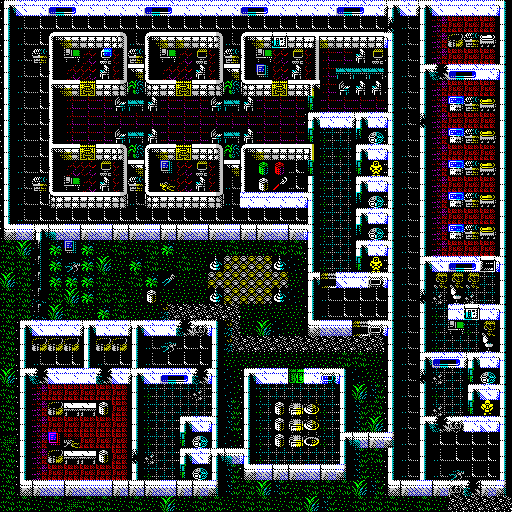

The image is a tile-based game level rendered from a .tmx file. Its description and complete source (layers, tilesets, objects, tile grids) follow:
An orthogonal 32x32 tile map with 16x16 px tiles, 1 tile layer (Tile Layer 1).

<map version="1.9" tiledversion="1.9.2" orientation="orthogonal" renderorder="right-down" width="32" height="32" tilewidth="16" tileheight="16" infinite="0" nextlayerid="4" nextobjectid="1">
 <tileset firstgid="1" source="tiles.tsx" />
 <layer id="1" name="Tile Layer 1" width="32" height="32">
  <data encoding="csv">
139,171,157,169,170,157,157,157,157,169,170,157,157,157,157,169,170,157,157,157,157,169,170,157,189,171,189,171,157,157,157,158,
174,54,55,55,55,55,55,55,55,55,55,55,55,55,55,55,55,55,55,55,55,55,55,55,141,54,143,75,59,59,59,172,
174,54,55,87,89,7,7,91,54,87,89,89,7,91,54,87,89,86,7,137,89,7,7,7,158,54,143,75,72,57,83,172,
174,54,57,103,20,9,5,107,57,103,20,9,21,107,57,103,20,4,21,107,23,24,68,21,143,54,143,75,59,59,59,172,
174,54,55,103,9,4,68,107,88,103,9,4,68,107,88,103,105,4,68,107,23,36,36,36,143,54,156,73,169,170,157,158,
174,54,55,90,89,3,7,123,25,120,7,3,7,123,25,120,7,3,7,121,23,52,68,68,143,54,143,75,59,59,59,172,
174,54,55,103,23,24,24,52,36,68,24,24,24,52,36,68,24,24,24,94,24,24,24,24,143,54,172,75,56,57,99,172,
174,54,55,103,23,24,24,24,24,24,24,24,24,24,24,24,24,24,24,139,157,157,189,157,158,54,141,75,59,59,59,172,
174,54,55,103,23,24,24,52,36,68,24,24,24,52,36,68,24,24,24,94,6,42,95,191,174,54,143,75,56,57,99,172,
174,54,55,90,89,3,7,91,25,87,89,3,7,91,25,87,89,7,7,122,6,6,156,157,158,54,143,75,59,59,59,172,
174,54,55,103,9,4,21,107,88,103,105,4,21,107,88,103,8,114,55,94,6,42,94,129,173,54,143,75,56,57,99,172,
174,54,57,103,20,9,68,107,57,103,11,4,68,107,54,103,30,62,55,172,6,42,156,157,158,54,143,75,59,59,59,172,
174,54,55,120,7,7,7,123,54,120,7,7,7,123,54,157,157,157,157,158,6,42,95,191,173,54,143,75,56,57,99,172,
174,54,55,55,55,55,55,55,55,55,55,55,55,55,55,55,55,55,55,143,6,42,156,157,158,54,143,75,59,59,59,172,
186,187,189,155,187,176,187,176,176,187,176,176,187,176,187,176,176,187,176,158,6,42,95,191,173,54,143,75,56,57,99,172,
33,65,45,49,105,49,18,33,18,33,49,18,18,18,33,18,18,33,33,174,6,42,156,157,158,54,143,75,59,59,59,172,
33,33,45,49,29,49,65,18,49,33,18,33,18,71,38,38,38,71,175,174,6,42,94,129,173,54,156,171,169,170,102,158,
65,33,45,49,49,49,33,18,33,49,61,18,18,38,38,38,38,38,18,156,100,171,157,15,158,54,143,37,37,37,42,172,
33,33,47,33,65,49,33,33,18,30,18,18,18,71,38,38,38,71,175,172,54,55,55,55,143,54,141,22,84,22,42,172,
33,33,47,65,33,18,49,33,18,18,113,81,81,81,81,18,18,18,18,174,54,55,55,55,143,54,143,6,157,86,157,158,
33,139,171,157,157,189,157,157,189,171,157,73,14,158,113,18,65,175,18,188,187,187,100,15,158,54,143,6,20,6,37,172,
33,174,72,72,72,172,72,72,172,54,29,55,55,172,113,81,81,81,81,81,81,81,81,81,172,54,143,6,42,42,84,172,
33,174,54,55,55,172,54,55,143,54,55,55,55,172,18,18,18,18,18,18,18,33,33,18,172,54,156,169,170,189,157,158,
65,139,73,171,157,157,73,171,189,171,169,170,73,158,175,139,171,157,92,157,16,158,175,18,174,54,141,22,42,94,191,172,
33,174,75,59,59,59,59,59,172,6,42,42,22,173,175,174,6,42,42,42,42,172,65,159,174,54,143,6,42,156,171,158,
33,174,75,72,82,82,30,59,172,6,42,42,42,173,159,174,6,30,74,115,6,173,159,33,174,54,143,22,42,94,145,172,
33,174,75,59,59,59,59,59,172,6,42,138,171,158,159,174,6,30,74,115,6,173,159,65,174,54,156,73,14,157,171,158,
66,174,75,106,28,59,59,59,172,6,42,94,191,172,175,174,6,30,74,31,6,156,155,176,190,54,172,55,55,55,55,143,
33,174,75,72,82,82,30,59,141,22,42,138,171,189,155,158,6,42,42,42,42,173,159,33,174,54,143,54,55,55,55,172,
33,174,75,59,59,59,59,59,172,6,42,94,191,172,159,186,187,176,176,187,176,190,159,18,174,54,143,54,29,55,55,172,
33,186,176,187,176,187,187,176,176,176,187,176,176,190,159,33,65,159,18,33,33,33,65,159,186,176,187,176,14,73,176,190,
33,33,18,33,66,33,33,18,33,18,65,18,33,33,18,33,33,18,33,65,159,18,33,33,33,18,33,18,81,81,81,81
</data>
 </layer>
</map>
